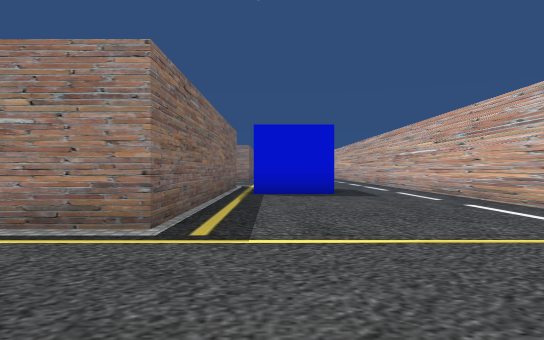
View 1 (above)

24 first-person views from a walk through a Unity game level. The camera is 1.2 m above the floor, looks level and sees 70° across. The floor is counted in squares, 2 m on a side. Each view is taken from the middle of a square. On the plan, view 1 faces up. The plan holds only what a view shows up to about 11 squares ahead; the rest is blank. The place goes on beyond the plan. The player character is not drawn. Some surface patterns are stand-ins.

View 2
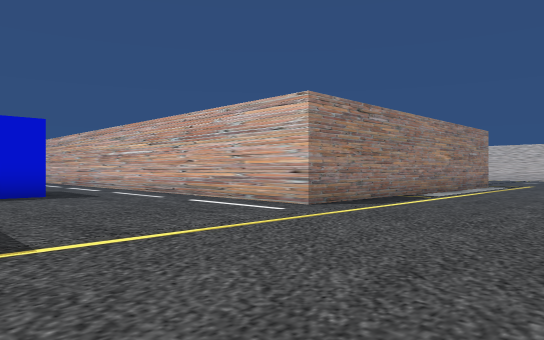

View 3
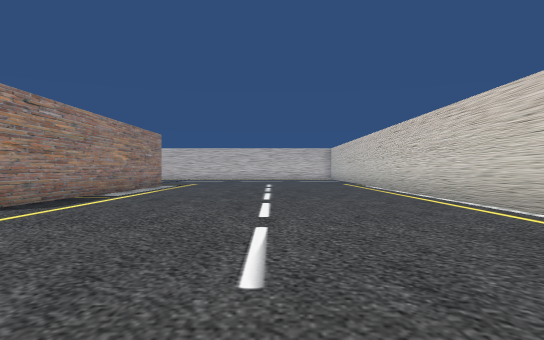

View 4
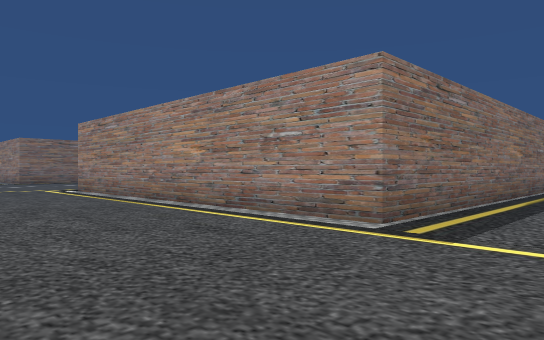

View 5
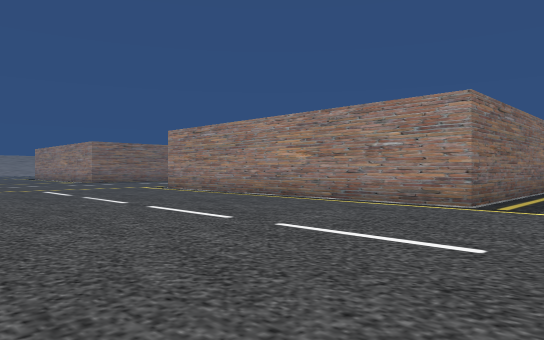

View 6
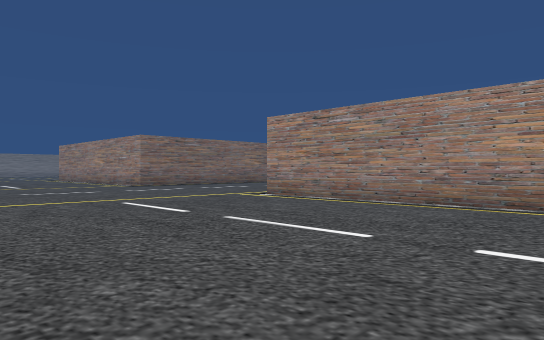

View 7
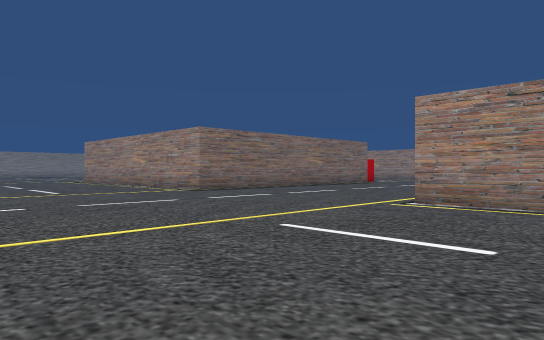

View 8
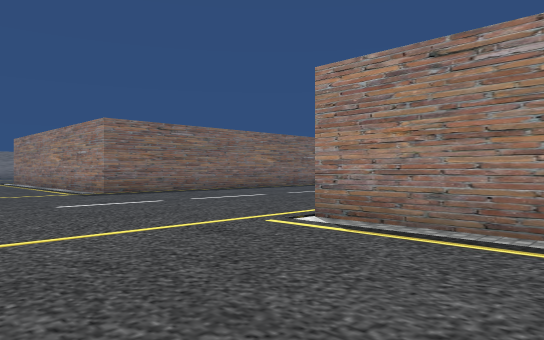

View 9
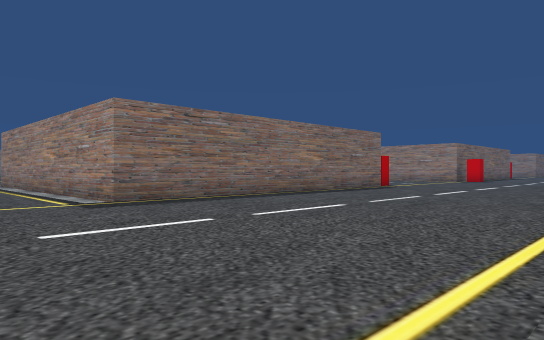

View 10
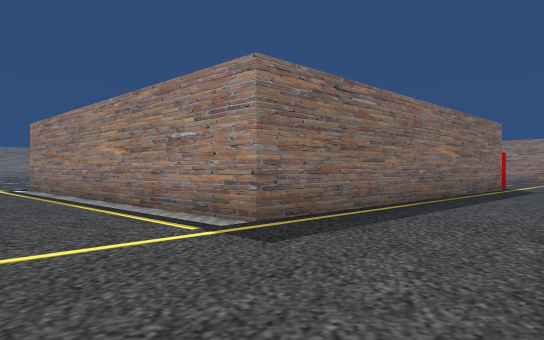

View 11
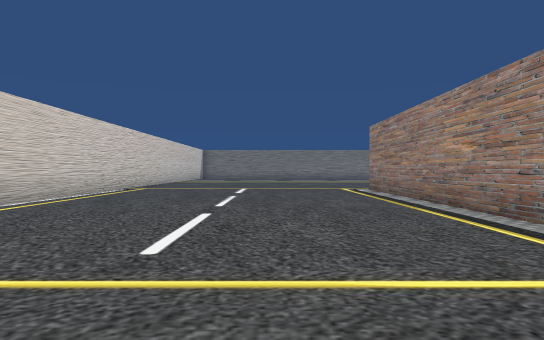

View 12
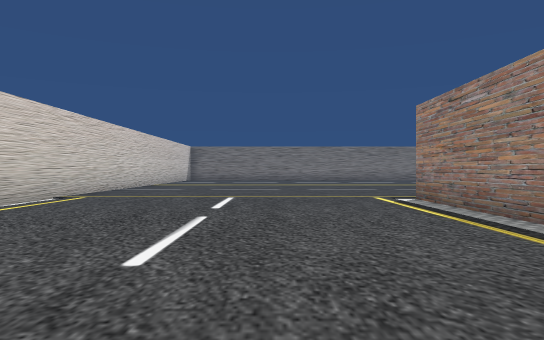

View 13
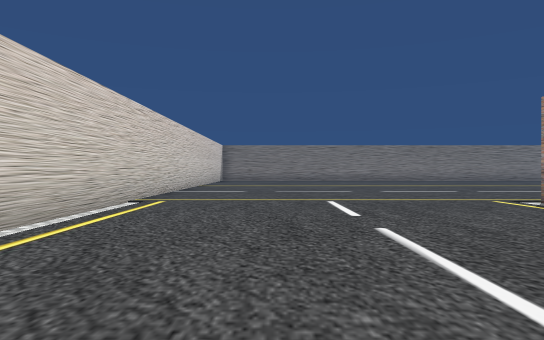

View 14
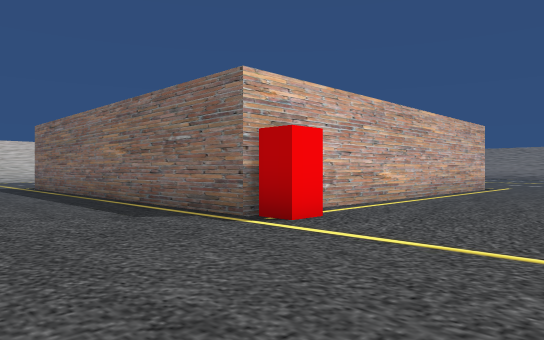

View 15
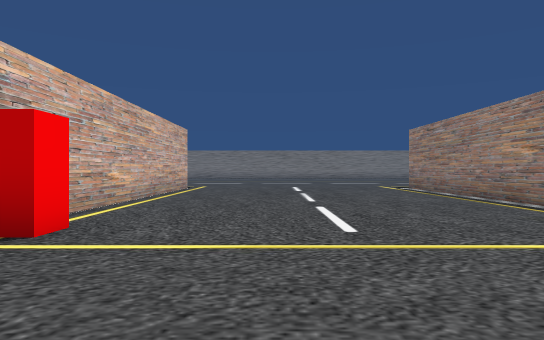

View 16
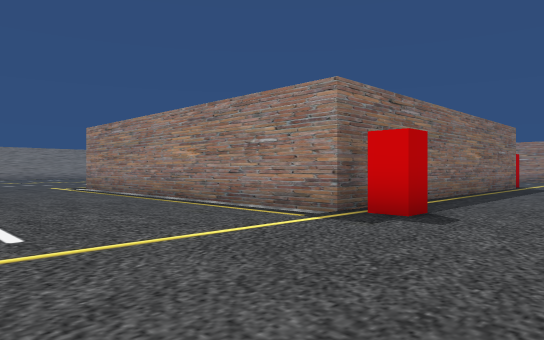

View 17
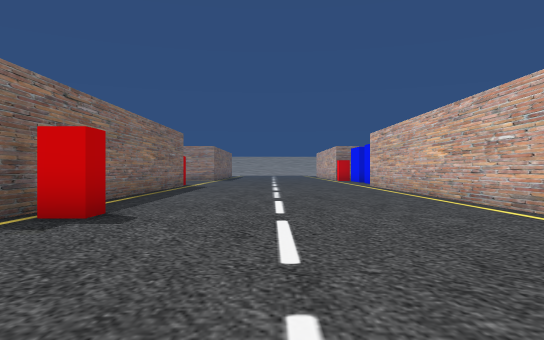

View 18
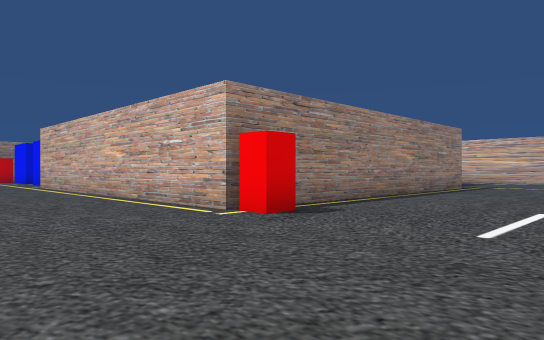

View 19
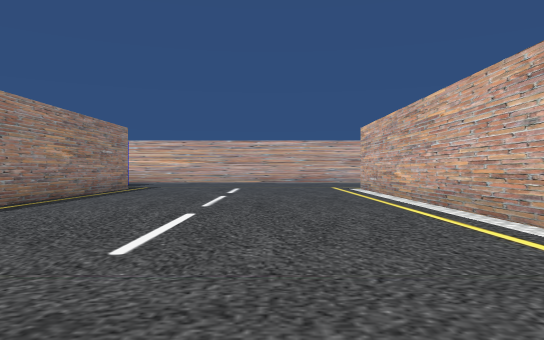

View 20
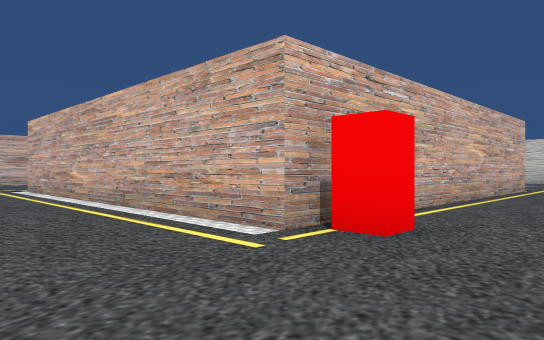

View 21
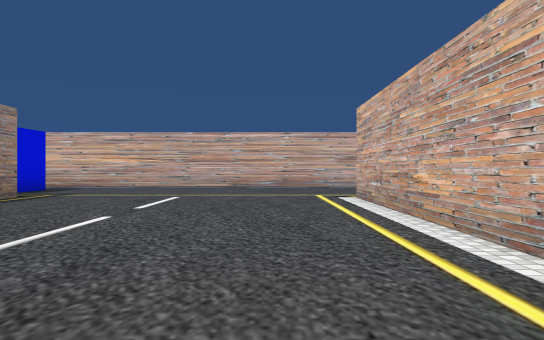

View 22
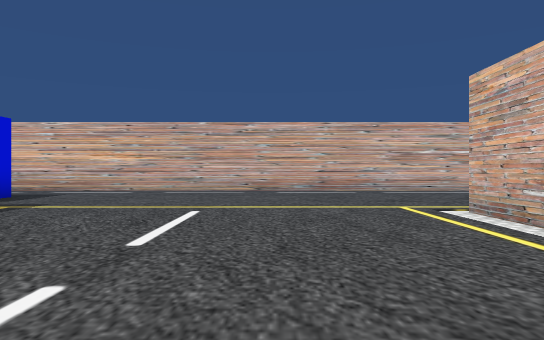

View 23
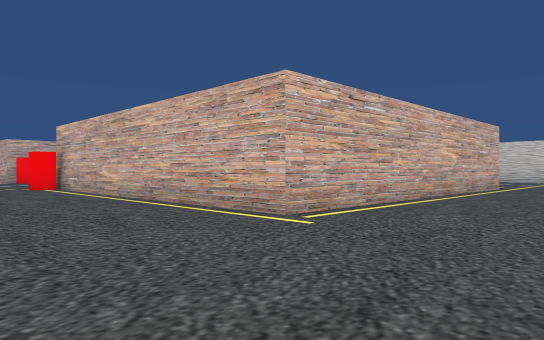

View 24
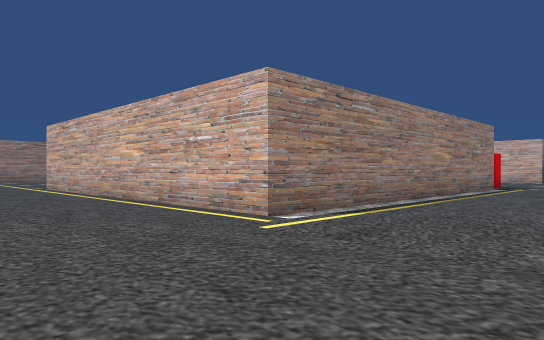

### Floor plan
Points are (right, up) in squares from view 1. A wall is a line through its corners. A room is listed if a view was taken in it or the views show most of it. See-through windows are left out.
Room 1 (views 1, 2, 3, 4, 5, 6, 7, 8, 9, 10, 11, 12, 13, 14, 15, 16, 17, 18, 19, 20, 21, 22, 23, 24)
walls: (-11.3, 13.2) (-11.3, 14.1) (-1.2, 14.1); (-18.4, 21.7) (-28.4, 21.7) (-28.4, 29.9); (-1.3, 12.9) (-1.3, 4.1) (-11.3, 4.1) (-11.3, 11.1); (-28.4, 6) (-28.4, 14.1) (-18.4, 14.1) (-18.4, 4.1) (-28.4, 4.1); (1.6, 9.6) (-0.5, 9.6); (-1.2, 21.7) (-11.3, 21.7) (-11.3, 28.9); (-18.4, 29.2) (-18.4, 24.8); (1.6, 22.7) (0.2, 22.7); (-32, -3.8) (-22.8, -3.8); (4.4, -3.8) (10, -3.8); (10.2, 4.3) (4.2, 4.3) (4.2, 11)
objects: other object (-19, 15); other object (-18, 22); other object (-12, 13) to (-12, 14); other object (-11, 21)

Positions as (right, up) in squares from view 1, and headings:
1: (0, 0), facing up
2: (-1, 0), facing up-right
3: (-1, 0), facing right
4: (1, 0), facing up-left
5: (1, -3), facing up-left
6: (-4, -3), facing up-left
7: (-8, -3), facing up-left
8: (-8, 0), facing up-left
9: (-11, 1), facing up-left
10: (-15, 1), facing up-left
11: (-16, 1), facing left
12: (-20, 1), facing left
13: (-21, -1), facing left
14: (-15, 18), facing down-left
15: (-15, 17), facing left
16: (-15, 17), facing up-left
17: (-15, 17), facing up
18: (-15, 17), facing up-right
19: (-14, 17), facing right
20: (-14, 17), facing down-right
21: (-10, 16), facing right
22: (-7, 17), facing right
23: (-32, 18), facing down-right
24: (-32, 18), facing up-right
